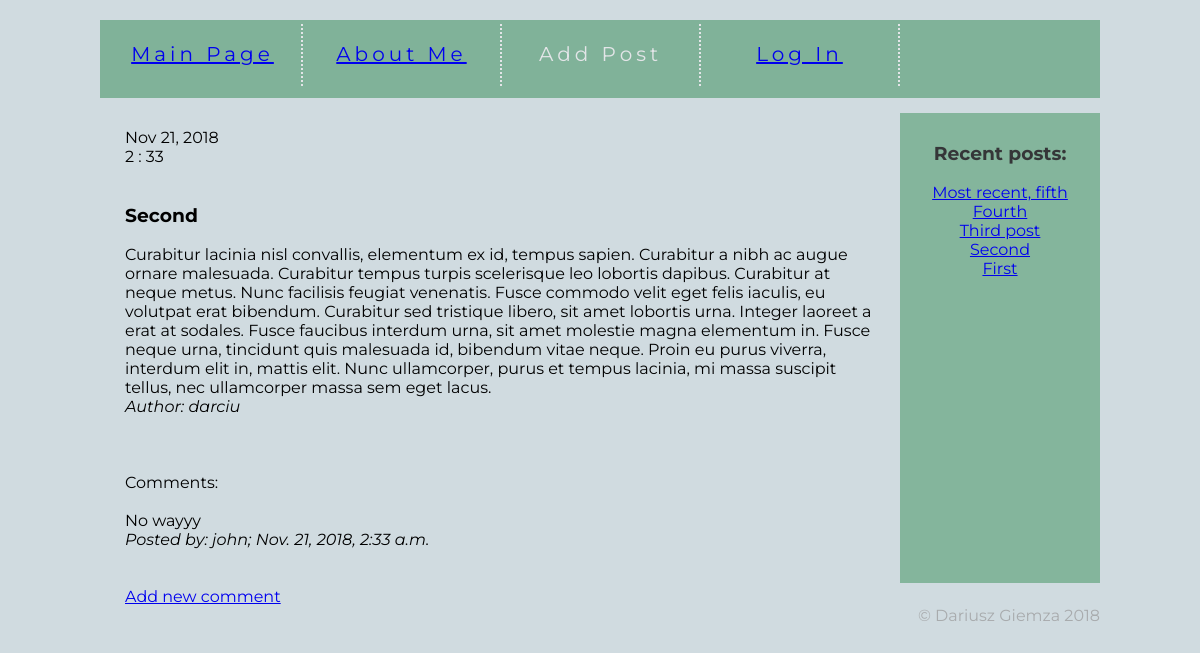
Page /post/6/ on the committed database.
### content/models.py (models this page shows, shortened)
class Post(models.Model):
    author = models.ForeignKey('auth.User', on_delete=models.CASCADE)
    title = models.CharField(max_length=30)
    text = models.TextField()
    date = models.DateTimeField(default = timezone.now)

class Comment(models.Model):
    post = models.ForeignKey(Post, on_delete=models.CASCADE)
    text = models.TextField(max_length=255)
    date = models.DateTimeField(default=timezone.now)
    author = models.CharField(max_length=50, default='unknown')

### content/views.py (the view)
# urls.py: path('post/<int:pk>/', views.post_detail, name = 'post_detail'),
def post_detail(request, pk):
    post = get_object_or_404(Post, pk=pk)
    posts = Post.objects.order_by('-date')
    comments = Comment.objects.filter(post_id=pk)
    return render(request, 'content/post_detail.html', {'post': post, 'posts':posts, 'comments':comments})

### content/templates/content/post_detail.html (shortened to what this page needs)
{% extends 'content/main_page.html' %}
{% block content %}
    {{post.date|date:"M d, Y" }} <br>
    {{post.date|date:"G : i"}}<br><br>
    <h3>{{post.title}}<br></h3>
    {{post.text|linebreaksbr}}
    <br>
    <i>Author: {{post.author}}</i>
    <br><br>
    <br>
    <br>
    {% if comments.count %}
        Comments:
        <br><br>
        {%for comment in comments%}
            {{comment.text}}<br>
            <i>Posted by: {{comment.author}}; {{comment.date}}</i>
            <br><br>
        {% endfor %}
    {% else %}
    No comments yet<br>
    {% endif %}
    <br>
    <a href="{% url 'new_comment' pk=post.pk %}">Add new comment</a>
{% endblock%}

### content/templates/content/main_page.html (shortened to what this page needs)
{% load static %}
<html lang="en">
<head>
    <link rel="stylesheet" href="{% static 'css/style.css' %}">
</head>
<body>
    <div id ="container">
        <div id="menubar">
            <div class ="menuoption">
                <a href="{% url 'post_list' %}">Main Page</a>
            </div>
            <div class ="menuoption">
                    <a href="{% url 'about_me' %}">About Me</a>
            </div>
            <div class ="menuoption">
                {% if user.is_authenticated %}
                    <a href="{% url 'new_post' %}">Add Post</a>
                {% else %}
                    Add Post
                {% endif %}
            </div>
            <div class ="menuoption">
                {% if not user.is_authenticated %}
                    <a href="{% url 'login' %}">Log In</a>
                {% else %}
                    <a href="{% url 'logout' %}">Log Out</a>
                {% endif %}
            </div>
        </div>
        <div style="word-wrap: break-word; width:750px; float:left; margin-top: 30px; margin-left: 25px; margin-right: 25px;">
            {% block content%}
            {% endblock %}
        </div>
        <div id="sidebar">
            <h3>Recent posts:</h3>
            {%for post in posts %}
                <a href="{% url 'post_detail' pk=post.pk %}">{{post.title}}</a>
                <br>
            {% endfor %}
        </div>
        <div id="footer">
        &copy; Dariusz Giemza 2018
        </div>
    </div>
</body>
</html>

### content/static/css/style.css (style rules this page uses)
body { background-color:#d0dbe0; font-family: 'Montserrat', sans-serif; }
#container { width:1000px; margin-left:auto; margin-right:auto; }
#menubar { background-color:#80b299; color:#e3e5e8; margin-top: 20px; height: 70px; padding: 4px; text-align: center; line-height: 60px; letter-spacing:4px; }
.menuoption { float:left; height: 62px; font-size: 20px; border-right: 2px dotted #e3e5e8; min-width:197px; }
#sidebar { float:left; background-color:#84b59c; padding: 10px; min-height: 450px; width:180px; margin-top: 15px; margin-bottom: 15px; text-align:center; color: #353638; }
#footer { clear:both; color: #a8abad; text-align:right; }

### rows in the picture
Post: date "Nov 21, 2018", date "2 : 33", title "Second", text "Curabitur lacinia nisl convallis, elementum ex id, tempus sapien. Curabitur a nibh ac augue ornare malesuada. Curabitur tempus turpis scelerisque leo lobortis dapibus. Curabitur at neque metus. Nunc facilisis feugiat venenatis. Fusce commodo velit eget felis iaculis, eu volutpat erat bibendum. Curabitur sed tristique libero, sit amet lobortis urna. Integer laoreet a erat at sodales. Fusce faucibus interdum urna, sit amet molestie magna elementum in. Fusce neque urna, tincidunt quis malesuada id, bibendum vitae neque. Proin eu purus viverra, interdum elit in, mattis elit. Nunc ullamcorper, purus et tempus lacinia, mi massa suscipit tellus, nec ullamcorper massa sem eget lacus.", author "darciu"
Comment: text "No wayyy", author "john", date "Nov. 21, 2018, 2:33 a.m."
Post: title "Most recent, fifth"
Post: title "Fourth"
Post: title "Third post"
Post: title "First"
